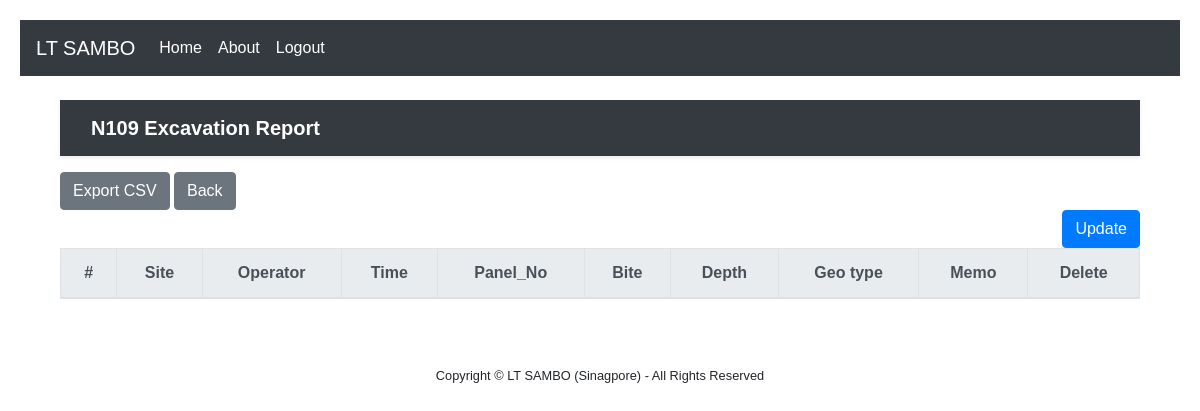
The app's page /N109/ (signed in), older data.
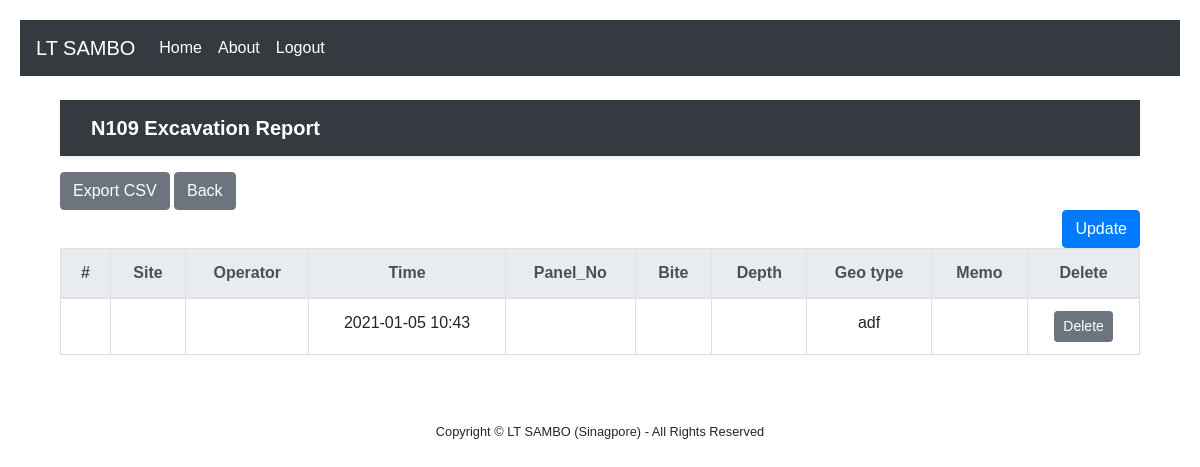
The same page, newer data.
### pages/models.py (models this page shows)
class Board_N109(models.Model):
    Site = models.CharField(max_length=10, null=False)
    Operator = models.CharField(max_length=10, null=False)
    Panel_No = models.CharField(max_length=20, null=False)
    Bite = models.CharField(max_length=20, null=False)
    Depth = models.CharField(max_length=20, null=False)
    Geo_Type = models.CharField(max_length=20, null=False)
    Memo = models.CharField(max_length=30, null=False)
    created_date = models.DateTimeField(auto_now_add=True)
    modified_date = models.DateTimeField(auto_now=True)

### pages/views.py (the view)
# urls.py: path('N109/', views.Site_N109, name='N109'),
def Site_N109(request):
    boards_n109 = {'boards_n109': Board_N109.objects.all()}
    return render(request, 'N109.html', boards_n109)

### pages/templates/N109.html (shortened to what this page needs)
{% extends 'base.html' %}
{% block content %}
{% if user.is_authenticated %}
{% load static %}
<div class ="container">
<!DOCTYPE html>
<html lang="ko">
<head>
    <link rel="stylesheet" href="{% static 'bootstrap/css/style.css' %}" >
</head>
<body>
<header>
    <div class="navbar navbar-dark bg-dark shadow-sm mb-3">
        <div class="container d-flex justify-content-between">
            <a href="/" class="navbar-brand d-flex align-items-center">
                <strong>N109 Excavation Report</strong>
            </a>
        </div>
    </div>
</header>
<div class="responsive-container">
    <a href="{% url 'export-n109-csv' %}" class="btn btn-secondary">Export CSV</a>
    <a class="btn btn-secondary" href="{% url 'home' %}" role="button">Back</a>
    <div class="row">
        <div class="col-auto mr-auto"></div>
        <div class="col-auto">
            <a class="btn btn-primary" href="/post_n109" role="button">Update</a>
        </div>
    </div>
    <table class="table">
        <thead class="thead-light">
        <tr class="text-center">
            <th scope="col">#</th>
            <th scope="col">Site</th>
            <th scope="col">Operator</th>
            <th scope="col">Time</th>
            <th scope="col">Panel_No</th>
            <th scope="col">Bite</th>
            <th scope="col">Depth</th>
            <th scope="col">Geo type</th>
            <th scope="col">Memo</th>
            <th scope="col">Delete</th>
        </tr>
        </thead>
        <tbody>
        {% for board_n109 in boards_n109 %}
        <tr class="text-center">
            <th scope="row">
            </th>
            <td data-label="Site">
            </td>
            <td data-label="Operator">
            </td>
             <td data-label="Time">
                <span>{{ board_n109.created_date | date:"Y-m-d h:i" }}</span>
            </td>
            <td data-label="Panel_No">
            </td>
            <td data-label="Bite_No">
            </td>
            <td data-label="Depth">
            </td>
            <td data-label="Geo_Type">
                <span>{{ board_n109.Geo_Type }}</span>
            </td>
            <td data-label="Memo">
            </td>
            <td>
                <a href="/delete_N109/{{ board_n109.id }}" class="btn btn-secondary btn-sm"  >Delete</a>
            </td>
        </tr>
        {% endfor %}
        </tbody>
    </table>
</div>
</body>
</html>
{% else %}
Login first!
{% endif %}
{% endblock %}

Row changes from the older to the newer data that the page shows:
added Board_N109: created_date "2021-01-05 10:43", Geo_Type "adf"
